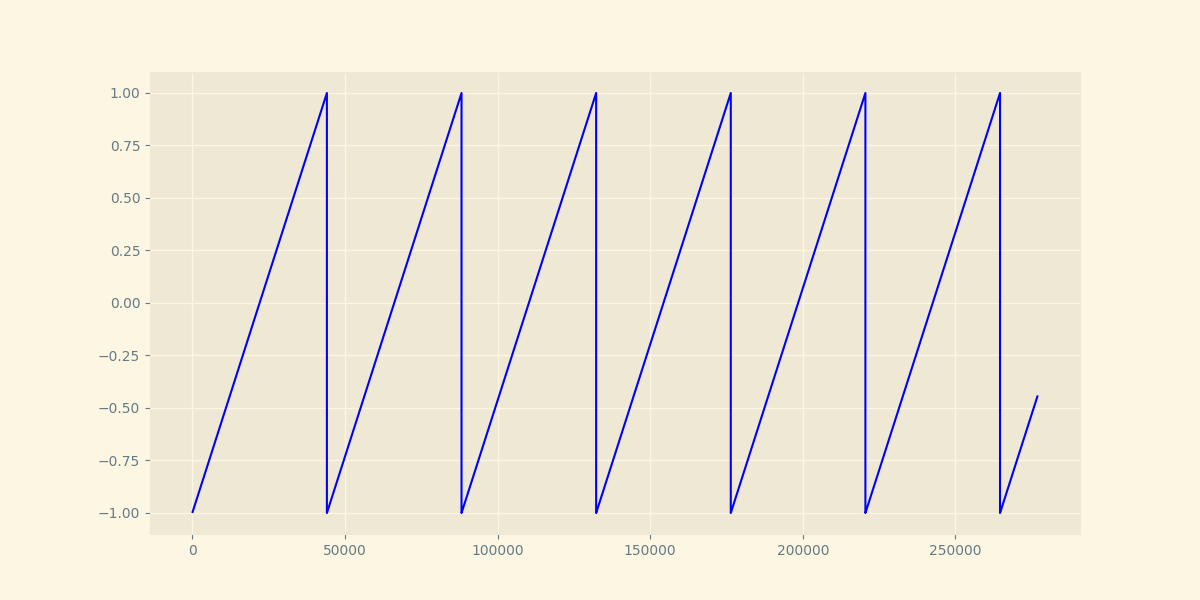

Write the Python code that produced this figure.
import matplotlib.pyplot as plt
import io

def plot_img(y,Umax,Umin,Udc,Uef,on):
    fig = plt.figure(figsize=(12,6))
    plt.style.use('Solarize_Light2') 
    #plt.grid()
    if on:
        plt.plot(y,lw=1,color='cornflowerblue')
        plt.axhline(y=Umax,color='r',linestyle=':',label='U max',lw=2)
        plt.axhline(y=Umin,color='darkred',linestyle=':',label='U min',lw=2)
        plt.axhline(y=Udc,color='black',linestyle=':',label='U dc',lw=2)
        plt.axhline(y=Uef,color='b',linestyle='-.',label='U ef',lw=2)
        plt.legend(loc='lower right')
    else:
        plt.plot(y,lw=1.5,color='blue')
    img_buffer = io.BytesIO()
    plt.savefig(img_buffer, format='png')
    plt.close(fig)
    img_buffer.seek(0)
    
    return img_buffer